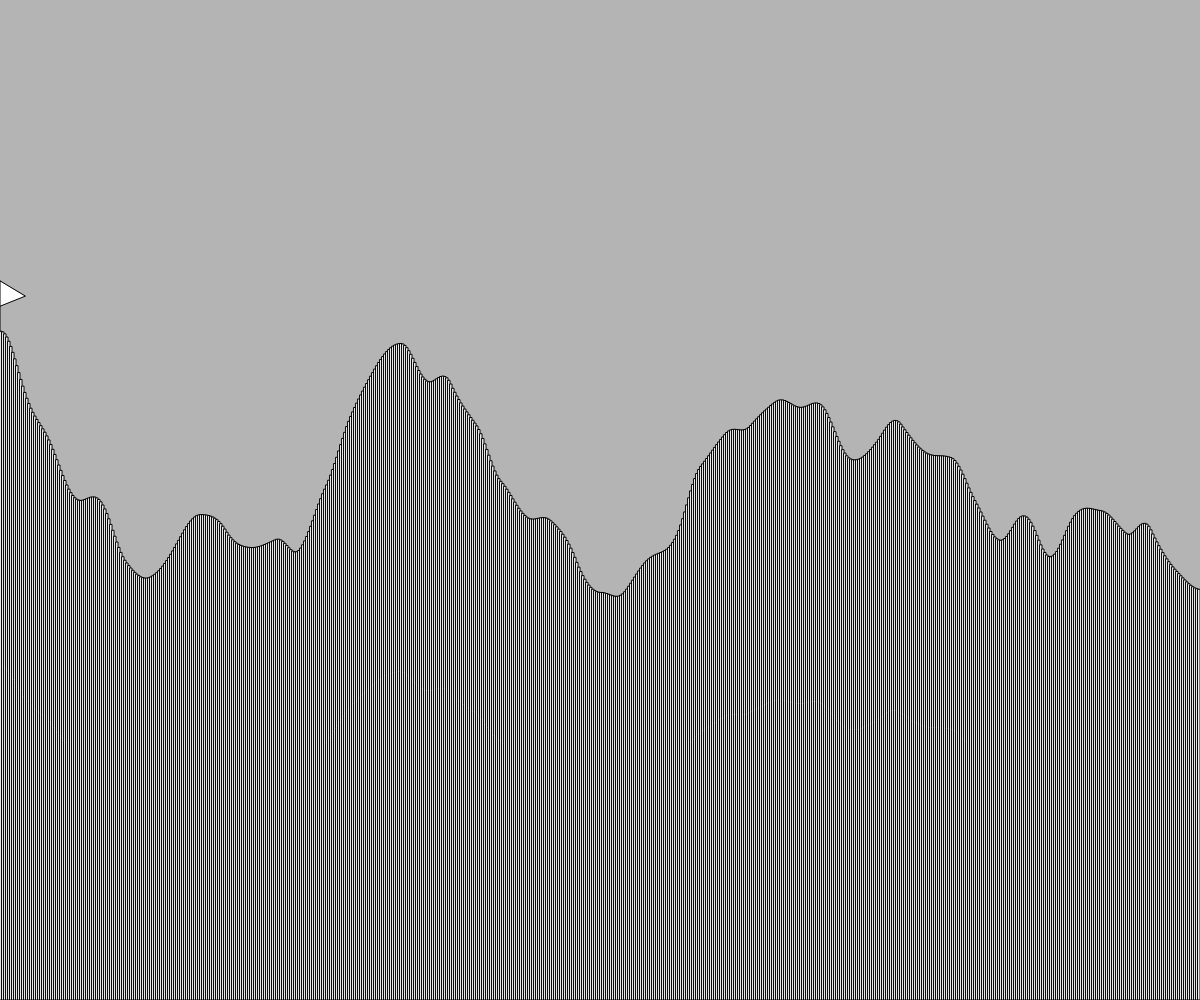
Frame 1 (no input)
Frame 60 (no input): identical to frame 1, image omitted
Frame 120 (the mouse pressed at the canvas centre since frame 60): identical to frame 1, image omitted

The p5.js sketch that drew this single still picture (run headless with seeded random() and noise() and a simulated clock; from frame 60 on, the mouse is pressed at the canvas centre):

// p5.js sketch
// ── sketch.js
// Starter Code for our Terrain Generation Project
// Aamish
// September 29, 2025

let rectWidth = 2;
let timeOff = 0.01;
let xTime = 0;
let panOffset = 0; //starting pan pos 

let x2;
let y2;

let rectHeight;

//position for flag
let highestX;
let highestY;

function setup() {
  createCanvas(windowWidth, windowHeight);
  //for now, generate the terrain once

  //position for flag
  highestX = 0;
  highestY = height;

  background(180);
  generateTerrain();
  
}

function draw() {
  // dont need to use draw UNTIL animating the terrain
  
  
}
function drawFlag(x, y){
  
  line(x, y, x, y - 50);
  triangle(x, y - 50, x , y - 25, x + 25, y - 35);
 
}


function generateTerrain(){
  //Use a loop to generate and draw several rectangles side to side 
  //to look like 2D terrain
  rectMode(CORNERS);
  stroke(0);

  for(let x = 0; x < width; x += rectWidth){
    //generate a random height.
    rectHeight = noise(xTime + panOffset);
    rectHeight = map(rectHeight, 0, 1, height * 0.2, height * 0.9);

    
    
    
    //calculate the coordinates upper-right corner of the rect
    x2 = x + rectWidth;

    y2 = height - rectHeight; 

    rect(x, height, x2, y2);

    

    if (y2 < highestY){
      highestY = y2
      highestX = x
      
    }


    xTime += timeOff;
  }
  drawFlag(highestX, highestY);
  rectMode(CORNER); // revert to default rect mode
}


function keyPressed(){
  if (keyCode === LEFT_ARROW){
    panOffset -= 0.1;
    highestX = 0;
    highestY = height;
    background(180);
    generateTerrain();
    drawFlag(highestX, highestY);
  }
  else if (keyCode === RIGHT_ARROW){
    panOffset += 0.1;
    highestX = 0;
    highestY = height;
    background(180);
    generateTerrain();
    drawFlag(highestX, highestY);
  }
}




//scales the scene with the window size dynamcally without having to refresh the page
function windowResized() {
  resizeCanvas(windowWidth, windowHeight);
}
